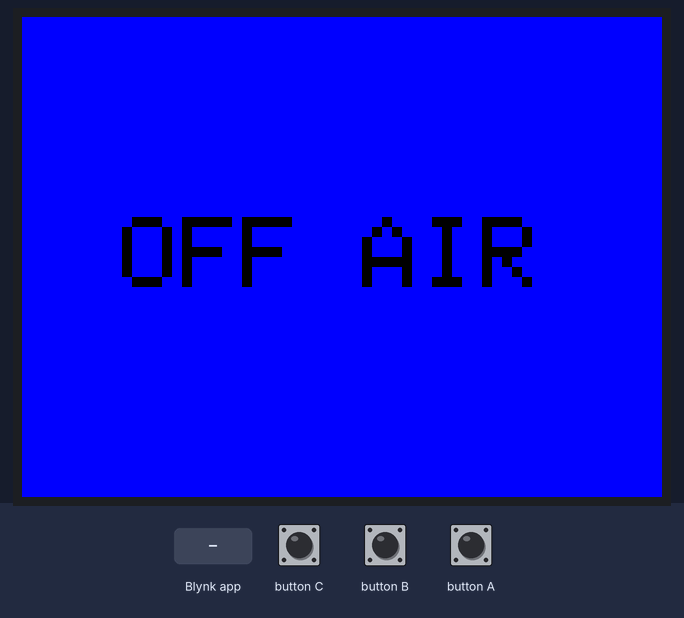
A sketch run on a simulated ESP32. On the bench: 320×240 colour display. The test bench sets the inputs (shaded band). WiFi joins after 1.5 s; servers stay silent unless stated.

Above: at 3.2 s.
3.3 s: Blynk app writes 1 to V0
At 4.1 s:
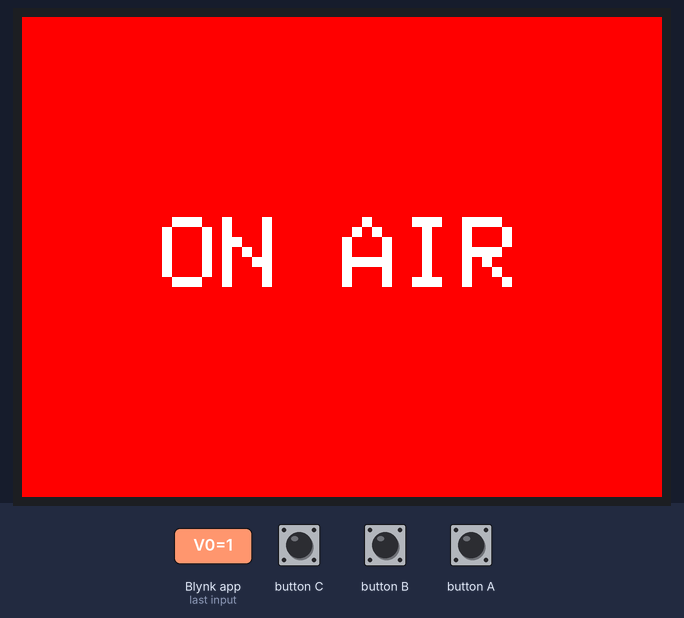
4.8 s: Blynk app writes 0 to V0
At 5.2 s:
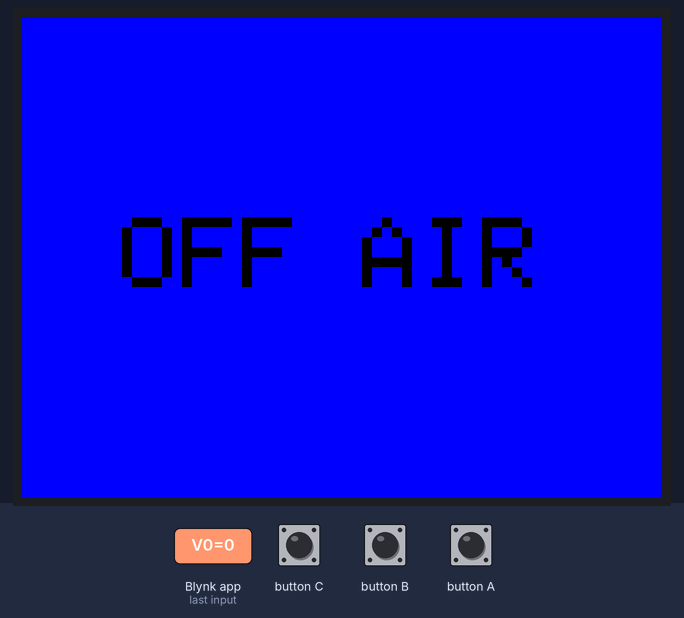
6.3 s: Blynk app writes 1 to V1
At 7.0 s:
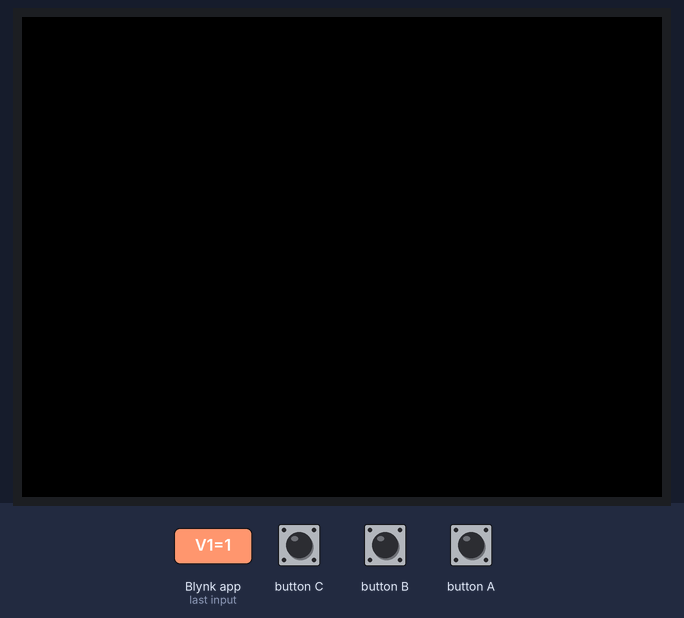
Timing chart, 0 to 9.3 s (numbered marks = the images above; inputs shaded):
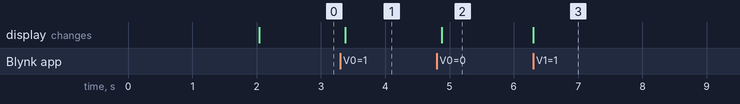

The sketch:

wfh_monitor_m5.ino
```cpp
#include <M5Stack.h>
#include <WiFi.h>
#include <WiFiClient.h>
#include "time.h"
#include <BlynkSimpleEsp32.h>

#define BLYNK_PRINT Serial
const char* auth   = "********";
const char* ssid     = "********";
const char* password = "********";

int brightness = 200;

void setup(){
  M5.begin();
  // Serial.begin(115200);
  delay(10);

  // Blink起動
  Blynk.begin(auth, ssid, password);

  M5.Speaker.begin();
  M5.Power.begin();
  M5.Lcd.setRotation(3);
  M5.Lcd.setBrightness(brightness);

  M5.Lcd.fillScreen(BLUE);
  M5.Lcd.setTextSize(5);
  M5.Lcd.setCursor(50, 100);
  M5.Lcd.setTextColor(BLACK);
  M5.Lcd.print("OFF AIR\n");
}

void loop(){
    // Blynk Setting
    Blynk.run();

    M5.update();
}

BLYNK_WRITE(V0){
  int val = param[0].asInt();
  M5.Lcd.setBrightness(brightness);
  if(val == 0){
    M5.Lcd.fillScreen(BLUE);
    M5.Lcd.setTextSize(5);
    M5.Lcd.setCursor(50, 100);
    M5.Lcd.setTextColor(BLACK);
    M5.Lcd.print("OFF AIR\n");
    delay(1000);
  }
  if(val == 1){
    M5.Lcd.fillScreen(RED);
    M5.Lcd.setTextSize(5);
    M5.Lcd.setCursor(70, 100);
    M5.Lcd.setTextColor(WHITE);
    M5.Lcd.print("ON AIR\n");
    delay(1000);
  }
}

BLYNK_WRITE(V1){
  int val = param[0].asInt();
  if(val == 1){
    M5.Lcd.setBrightness(0);
    M5.Lcd.fillScreen(BLACK);
    delay(1000);
  }
}
```

Measured:
- after the input at 3.3 s, the display: changes after 0.08 s (image 1)
- after the input at 4.8 s, the display: changes after 0.08 s (image 2)
- after the input at 6.3 s, the display: changes at once (image 3)
